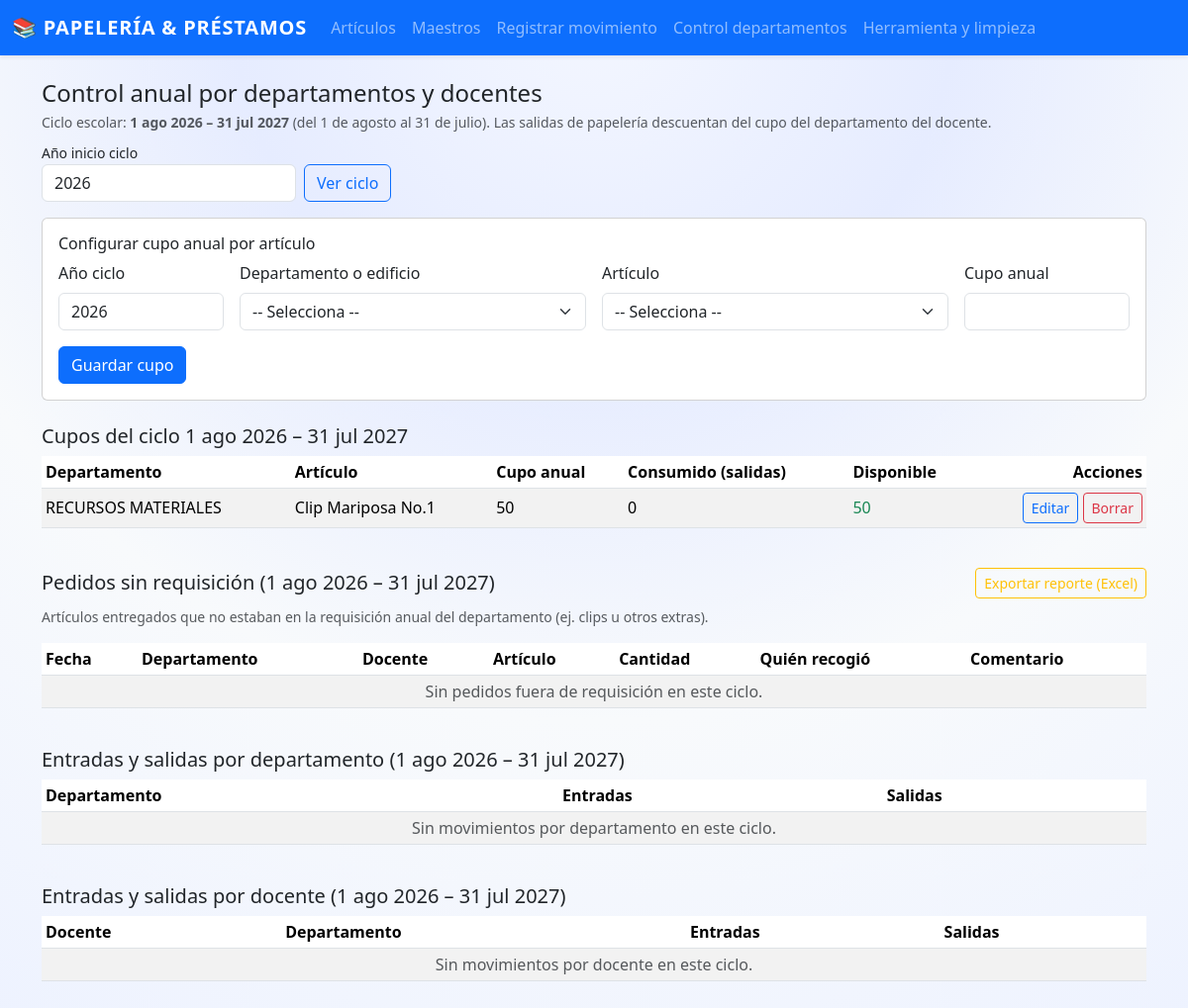
The app's page /control/departamentos?anio=2026, older data.
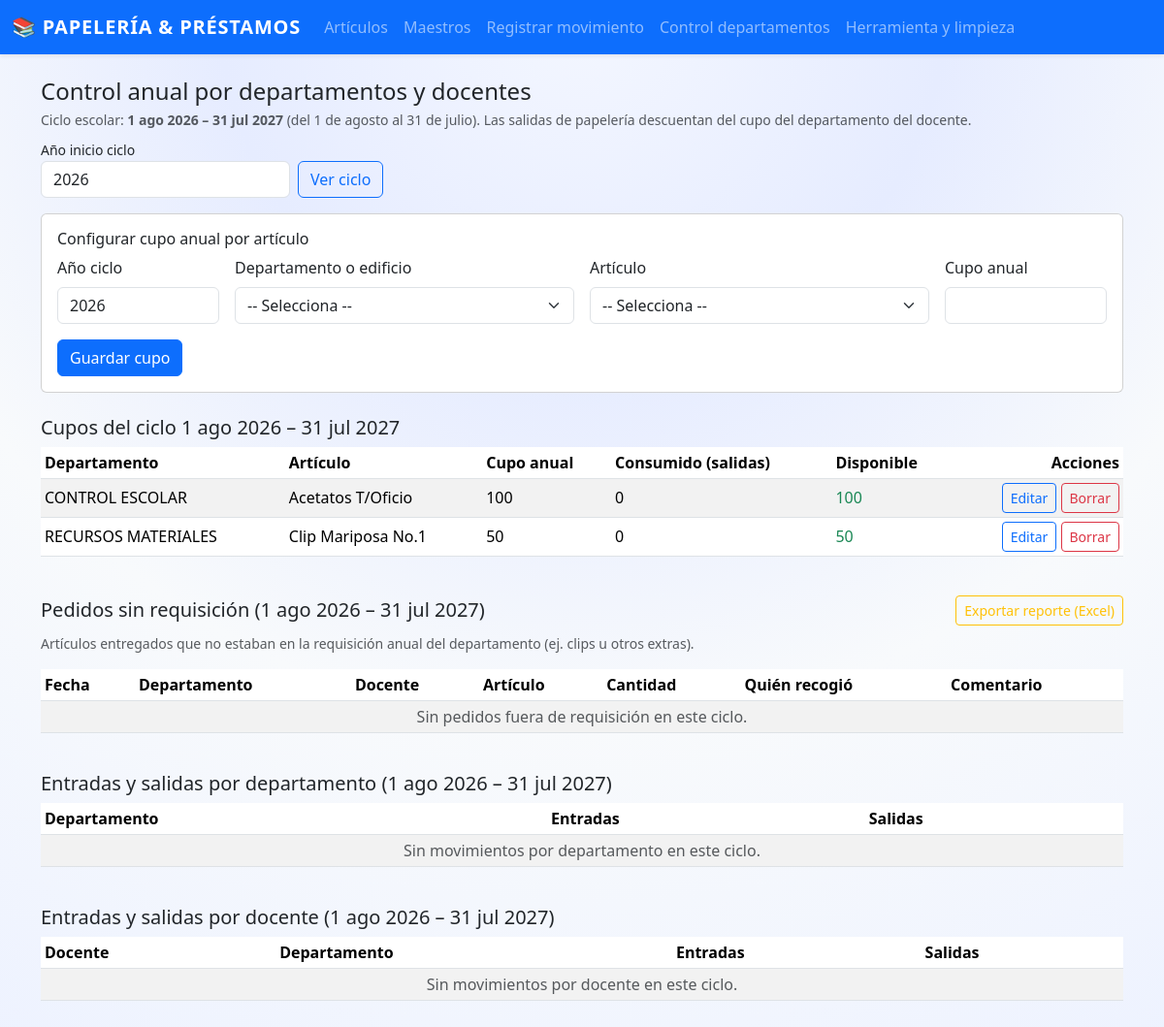
The same page, newer data.
### app.py (models this page shows, shortened)
class CupoDepartamento(db.Model):
    id = db.Column(db.Integer, primary_key=True)
    anio = db.Column(db.Integer, nullable=False)
    area = db.Column(db.String(120), nullable=False)
    articulo_id = db.Column(db.Integer, db.ForeignKey("articulo.id"), nullable=False)
    cantidad_maxima = db.Column(db.Integer, nullable=False, default=0)
    articulo = db.relationship("Articulo", lazy=True)
    __table_args__ = (
        db.UniqueConstraint("anio", "area", "articulo_id", name="uq_cupo_depto_articulo_anio"),
    )

class Articulo(db.Model):
    id = db.Column(db.Integer, primary_key=True)
    nombre = db.Column(db.String(150), nullable=False)
    codigo_interno = db.Column(db.String(50), unique=True, nullable=True)
    codigo_barras = db.Column(db.String(80), unique=True, nullable=True)
    unidad = db.Column(db.String(30), nullable=True)
    categoria = db.Column(db.String(80), nullable=True)
    marca = db.Column(db.String(80), nullable=True)
    stock_actual = db.Column(db.Integer, default=0, nullable=False)
    movimientos = db.relationship("Movimiento", backref="articulo", lazy=True)

### app.py (the view, shortened to what this page needs)
@app.route("/control/departamentos", methods=["GET", "POST"])
def control_departamentos():
    anio = _to_int(request.args.get("anio"), default=_anio_ciclo_escolar())
    departamentos = _catalogo_departamentos()
    articulos = Articulo.query.order_by(Articulo.nombre).all()
    cupos = (
        CupoDepartamento.query.filter_by(anio=anio)
        .order_by(CupoDepartamento.area, CupoDepartamento.articulo_id)
        .all()
    )
    cupos_resumen = []
    for c in cupos:
        consumido = _obtener_consumo_departamento(anio, c.area, c.articulo_id)
        cupos_resumen.append(
            {
                "id": c.id,
                "anio": c.anio,
                "area": c.area,
                "articulo": c.articulo.nombre if c.articulo else "-",
                "maximo": c.cantidad_maxima,
                "consumido": consumido,
                "disponible": c.cantidad_maxima - consumido,
            }
        )
    inicio_ciclo, fin_ciclo = _rango_ciclo_escolar(anio)
    resumen_departamentos = (
        db.session.query(
            Maestro.area.label("area"),
            db.func.coalesce(
                db.func.sum(db.case((Movimiento.tipo == "ENTRADA", Movimiento.cantidad), else_=0)),
                0,
            ).label("entradas"),
            db.func.coalesce(
                db.func.sum(db.case((Movimiento.tipo == "SALIDA", Movimiento.cantidad), else_=0)),
                0,
            ).label("salidas"),
        )
        .join(Movimiento, Movimiento.maestro_id == Maestro.id)
        .filter(
            Maestro.area.isnot(None),
            Movimiento.fecha >= inicio_ciclo,
            Movimiento.fecha < fin_ciclo,
        )
        .group_by(Maestro.area)
        .order_by(Maestro.area)
        .all()
    )
    resumen_docentes = (
        db.session.query(
            Maestro.nombre.label("docente"),
            Maestro.area.label("area"),
            db.func.coalesce(
                db.func.sum(db.case((Movimiento.tipo == "ENTRADA", Movimiento.cantidad), else_=0)),
                0,
            ).label("entradas"),
            db.func.coalesce(
                db.func.sum(db.case((Movimiento.tipo == "SALIDA", Movimiento.cantidad), else_=0)),
                0,
            ).label("salidas"),
        )
        .join(Movimiento, Movimiento.maestro_id == Maestro.id)
        .filter(Movimiento.fecha >= inicio_ciclo, Movimiento.fecha < fin_ciclo)
        .group_by(Maestro.id, Maestro.nombre, Maestro.area)
        .order_by(Maestro.nombre)
        .all()
    )
    sin_requisicion_lista = (
        Movimiento.query.join(Maestro, Maestro.id == Movimiento.maestro_id)
        .join(Articulo, Articulo.id == Movimiento.articulo_id)
        .filter(
            Movimiento.tipo == "SALIDA",
            Movimiento.sin_requisicion.is_(True),
            Movimiento.fecha >= inicio_ciclo,
            Movimiento.fecha < fin_ciclo,
        )
        .order_by(Movimiento.fecha.desc())
        .all()
    )
    return render_template(
        "control_departamentos.html",
        anio=anio,
        etiqueta_ciclo=_etiqueta_ciclo(anio),
        articulos=articulos,
        departamentos=departamentos,
        cupos_resumen=cupos_resumen,
        resumen_departamentos=resumen_departamentos,
        resumen_docentes=resumen_docentes,
        sin_requisicion_lista=sin_requisicion_lista,
    )

### app.py (called while the page is built)
def _to_int(val, default=0) -> int:
    try:
        if pd.isna(val):
            return default
    except Exception:
        pass
    try:
        return int(float(str(val).strip()))
    except Exception:
        return default

def _anio_ciclo_escolar(dt=None) -> int:
    dt = dt or datetime.utcnow()
    return dt.year if dt.month >= MES_INICIO_CICLO else dt.year - 1

def _rango_ciclo_escolar(anio: int):
    inicio = datetime(anio, MES_INICIO_CICLO, DIA_INICIO_CICLO)
    fin = datetime(anio + 1, MES_INICIO_CICLO, DIA_INICIO_CICLO)
    return inicio, fin

def _etiqueta_ciclo(anio: int) -> str:
    return f"1 ago {anio} – 31 jul {anio + 1}"

def _filtro_fecha_ciclo(query, anio: int):
    inicio, fin = _rango_ciclo_escolar(anio)
    return query.filter(Movimiento.fecha >= inicio, Movimiento.fecha < fin)

def _catalogo_departamentos():
    departamentos = set(DEPARTAMENTOS_BASE)
    departamentos_db = (
        db.session.query(Maestro.area)
        .filter(Maestro.area.isnot(None), Maestro.area != "")
        .distinct()
        .all()
    )
    for (area,) in departamentos_db:
        if area:
            departamentos.add(area)
    return sorted(departamentos)

### templates/control_departamentos.html (shortened to what the changed rows need)
{% extends "base.html" %}
{% block content %}
<div class="table-responsive mb-4">
  <table class="table table-striped table-sm align-middle">
    <thead>
      <tr>
        <th>Departamento</th>
        <th>Artículo</th>
        <th>Cupo anual</th>
        <th>Consumido (salidas)</th>
        <th>Disponible</th>
        <th class="text-end">Acciones</th>
      </tr>
    </thead>
    <tbody>
      {% for c in cupos_resumen %}
      <tr>
        <td>{{ c.area }}</td>
        <td>{{ c.articulo }}</td>
        <td>{{ c.maximo }}</td>
        <td>{{ c.consumido }}</td>
        <td class="{% if c.disponible <= 0 %}text-danger fw-bold{% else %}text-success{% endif %}">
          {{ c.disponible }}
        </td>
        <td class="text-end">
          <a href="{{ url_for('editar_cupo_departamento', cupo_id=c.id) }}" class="btn btn-sm btn-outline-primary">Editar</a>
          <form
            method="post"
            action="{{ url_for('borrar_cupo_departamento', cupo_id=c.id) }}"
            class="d-inline"
            onsubmit="return confirm('¿Eliminar este cupo?')"
          >
            <button type="submit" class="btn btn-sm btn-outline-danger">Borrar</button>
          </form>
        </td>
      </tr>
      {% else %}
      <tr>
        <td colspan="6" class="text-center text-muted">No hay cupos configurados para este ciclo.</td>
      </tr>
      {% endfor %}
    </tbody>
  </table>
</div>
<div class="table-responsive mb-4">
  <table class="table table-striped table-sm align-middle">
    <thead>
      <tr>
        <th>Fecha</th>
        <th>Departamento</th>
        <th>Docente</th>
        <th>Artículo</th>
        <th>Cantidad</th>
        <th>Quién recogió</th>
        <th>Comentario</th>
      </tr>
    </thead>
  </table>
</div>
<div class="table-responsive mb-4">
  <table class="table table-striped table-sm align-middle">
    <thead>
      <tr>
        <th>Departamento</th>
        <th>Entradas</th>
        <th>Salidas</th>
      </tr>
    </thead>
  </table>
</div>
<div class="table-responsive">
  <table class="table table-striped table-sm align-middle">
    <thead>
      <tr>
        <th>Docente</th>
        <th>Departamento</th>
        <th>Entradas</th>
        <th>Salidas</th>
      </tr>
    </thead>
  </table>
</div>
{% endblock %}

Row changes from the older to the newer data that the page shows:
added CupoDepartamento: area "CONTROL ESCOLAR"
now on this page (row edited): Articulo: articulo "Acetatos T/Oficio"
Text that changed along with them:
new list line: "100 0 100 Editar Borrar"
